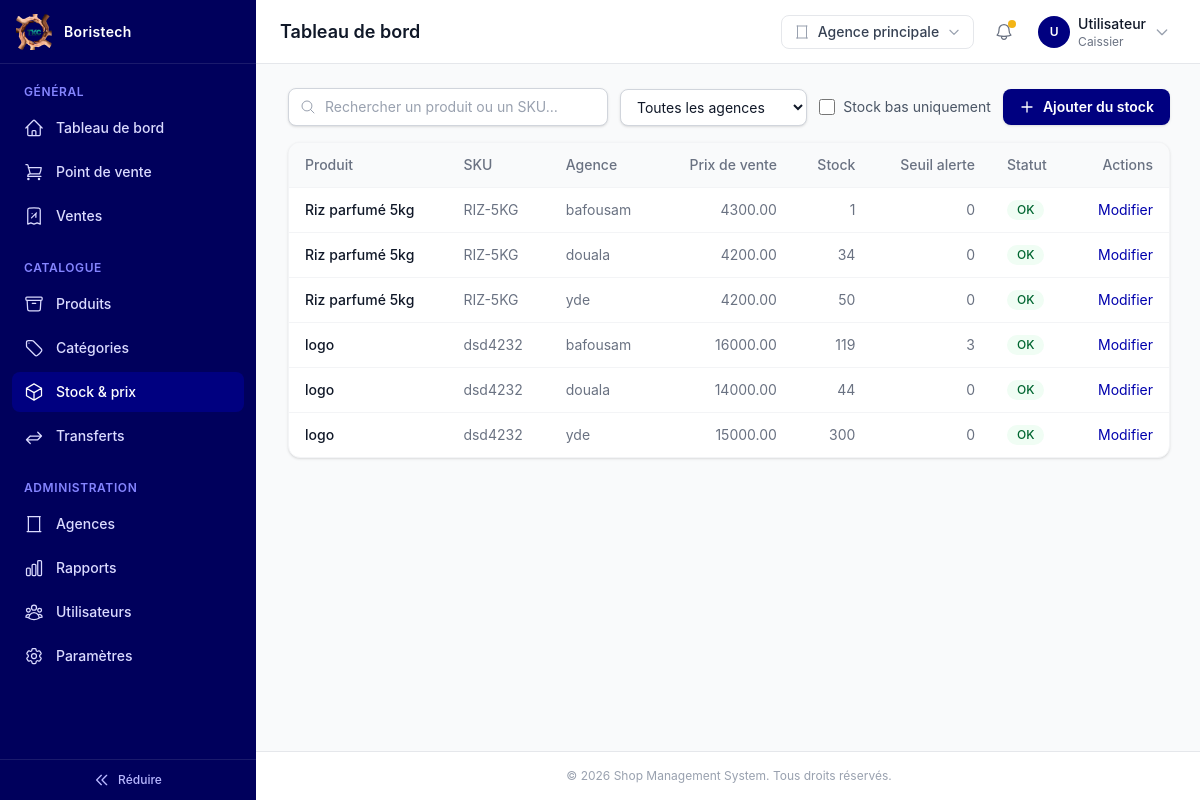
/products/stock/ (signed in), run on an earlier commit of the app's database.
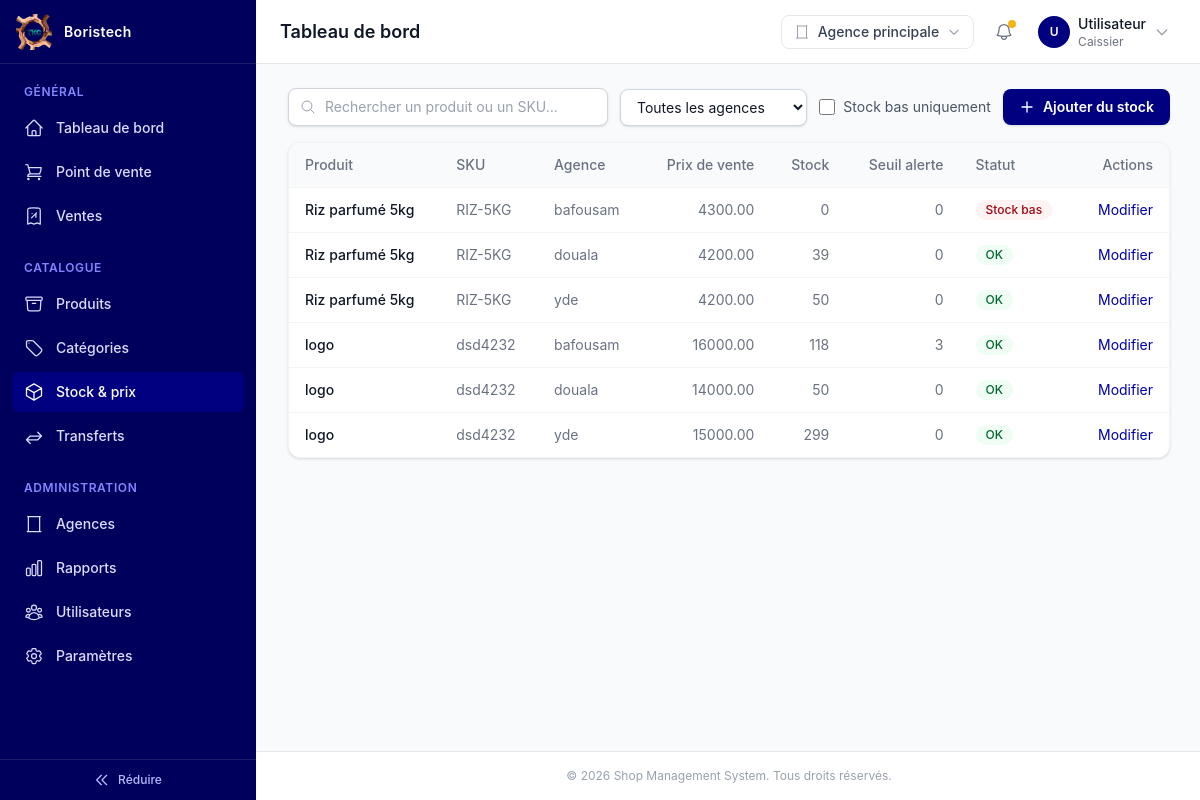
And on a later commit of the database.
### products/models.py (models this page shows, shortened)
class ProduitAgence(BaseModel):
    produit = models.ForeignKey(
        Produit,
        on_delete=models.CASCADE,
        related_name="prix_stocks",
        help_text="Produit concerné.",
    )
    agence = models.ForeignKey(
        Agence,
        on_delete=models.CASCADE,
        related_name="produits_agence",
        help_text="Agence concernée.",
    )
    prix_vente = models.DecimalField(
        max_digits=12,
        decimal_places=2,
        help_text=(
            "Prix de vente pratiqué par cette agence pour ce produit. Peut "
            "différer du prix_vente_defaut du produit (EF-4.2)."
        ),
    )
    stock_quantite = models.PositiveIntegerField(
        default=0,
        help_text="Quantité actuellement en stock dans cette agence.",
    )
    seuil_alerte = models.PositiveIntegerField(
        default=0,
        help_text="Seuil sous lequel une alerte de stock bas est déclenchée (EF-4.4).",
    )
    actif = models.BooleanField(
        default=True,
        help_text="Une fiche inactive : ce produit n'est pas proposé par cette agence (EF-4.2).",
    )
    class Meta(BaseModel.Meta):
        verbose_name = "Prix & stock par agence"
        verbose_name_plural = "Prix & stocks par agence"
        constraints = [
            models.UniqueConstraint(fields=["produit", "agence"], name="unique_produit_par_agence"),
        ]
        indexes = [
            models.Index(fields=["agence", "actif"]),
            models.Index(fields=["stock_quantite"]),
        ]
    @property
    def stock_bas(self) -> bool:
        return self.stock_quantite <= self.seuil_alerte

class Produit(BaseModel):
    nom = models.CharField(
        max_length=200,
        db_index=True,
        help_text="Nom commercial du produit.",
    )
    sku = models.CharField(
        max_length=64,
        unique=True,
        help_text="SKU / code-barres unique du produit (EF-3.1).",
    )
    categorie = models.ForeignKey(
        Categorie,
        on_delete=models.PROTECT,
        related_name="produits",
        help_text="Catégorie à laquelle appartient ce produit.",
    )
    prix_achat = models.DecimalField(
        max_digits=12,
        decimal_places=2,
        help_text=(
            "Prix d'achat / coût de revient du produit. Commun à toutes les "
            "agences (contrairement au prix de vente, fixé par agence)."
        ),
    )
    prix_vente_defaut = models.DecimalField(
        max_digits=12,
        decimal_places=2,
        help_text=(
            "Prix de vente par défaut, utilisé pour pré-remplir le prix d'une "
            "nouvelle fiche ProduitAgence. Chaque agence peut ensuite fixer son "
            "propre prix de vente (EF-4.2)."
        ),
    )
    unite = models.CharField(
        max_length=30,
        default="unité",
        help_text="Unité de vente (pièce, kg, litre...).",
    )
    image = models.ImageField(
        upload_to="produits/",
        blank=True,
        null=True,
        help_text="Photo du produit.",
    )
    description = models.TextField(
        blank=True,
        help_text="Description commerciale du produit.",
    )
    actif = models.BooleanField(
        default=True,
        db_index=True,
        help_text="Un produit désactivé ne peut plus être proposé par une agence.",
    )
    class Meta(BaseModel.Meta):
        verbose_name = "Produit"
        verbose_name_plural = "Produits"
        indexes = [
            models.Index(fields=["categorie", "actif"]),
            models.Index(fields=["sku"]),
        ]

### general/models.py (models this page shows, shortened)
class BaseModel(models.Model):
    id = models.UUIDField(
        primary_key=True,
        default=uuid.uuid4,
        editable=False,
        help_text="Identifiant unique (UUID) de l'enregistrement.",
    )
    created_at = models.DateTimeField(
        auto_now_add=True,
        db_index=True,
        help_text="Date et heure de création de l'enregistrement.",
    )
    updated_at = models.DateTimeField(
        auto_now=True,
        help_text="Date et heure de la dernière modification.",
    )
    class Meta:
        abstract = True
        ordering = ["-created_at"]

class Agence(BaseModel):
    nom = models.CharField(
        max_length=150,
        help_text="Nom commercial de l'agence.",
    )
    slug = models.SlugField(
        max_length=170,
        unique=True,
        blank=True,
        help_text=(
            "Identifiant unique de l'agence utilisé dans les URLs (ex: /agences/"
            "<slug>/) à la place de l'UUID, notamment pour les liens visités par "
            "un Responsable d'agence ou un Caissier après connexion. Généré "
            "automatiquement à partir du nom si laissé vide."
        ),
    )
    adresse = models.CharField(
        max_length=255,
        blank=True,
        help_text="Adresse physique de l'agence.",
    )
    telephone = models.CharField(
        max_length=30,
        blank=True,
        help_text="Numéro de téléphone de contact de l'agence.",
    )
    actif = models.BooleanField(
        default=True,
        db_index=True,
        help_text=(
            "Une agence désactivée est exclue des écrans de vente/POS mais "
            "reste visible dans l'historique et les rapports (EF-1.3)."
        ),
    )
    class Meta(BaseModel.Meta):
        verbose_name = "Agence"
        verbose_name_plural = "Agences"
        indexes = [
            models.Index(fields=["nom"]),
            models.Index(fields=["actif", "nom"]),
        ]

### products/views/stock_views.py (the view)
# urls.py: path("stock/", StockListView.as_view(), name="stock_list"),
class StockListView(LoginRequiredMixin, StockAccessMixin, ListView):
    model = ProduitAgence
    template_name = "dashboard/pages/admin/products/stock/stock_list.html"
    context_object_name = "stocks"
    paginate_by = 20
    def get_queryset(self) -> QuerySet[ProduitAgence]:
        agences_visibles = get_agences_visibles(self.request.user)
        qs = (
            ProduitAgence.objects.select_related("produit", "produit__categorie", "agence")
            .filter(agence__in=agences_visibles)
            .order_by("produit__nom", "agence__nom")
        )
        q = self.request.GET.get("q", "").strip()
        if q:
            qs = qs.filter(Q(produit__nom__icontains=q) | Q(produit__sku__icontains=q))
        agence_id = self.request.GET.get("agence", "").strip()
        if agence_id:
            qs = qs.filter(agence_id=agence_id)
        if self.request.GET.get("bas") == "1":
            qs = qs.filter(stock_quantite__lte=F("seuil_alerte"))
        return qs
    def get_context_data(self, **kwargs: Any) -> Dict[str, Any]:
        context = super().get_context_data(**kwargs)
        context["q"] = self.request.GET.get("q", "")
        context["agence_id"] = self.request.GET.get("agence", "")
        context["bas"] = self.request.GET.get("bas", "")
        context["agences_visibles"] = get_agences_visibles(self.request.user).order_by("nom")
        context["agences_editables_ids"] = {
            str(pk) for pk in get_agences_autorisees(self.request.user).values_list("pk", flat=True)
        }
        return context

### general/context_processors.py (called while the page is built)
def parametres_entreprise(request: HttpRequest) -> Dict[str, Any]:
    return {"parametres": ParametresEntreprise.load()}

### general/models.py (called while the page is built)
    @classmethod
    def load(cls) -> "ParametresEntreprise":
        obj: Optional["ParametresEntreprise"] = cache.get("parametres_entreprise")
        if obj is None:
            obj, _created = cls.objects.get_or_create(
                pk=cls.SINGLETON_ID, defaults={"nom": "Ma Boutique"}
            )
            cache.set("parametres_entreprise", obj, None)
        return obj

### general/templatetags/nav_tags.py (called while the page is built)
@register.simple_tag(takes_context=True)
def dashboard_url(context: Dict[str, Any]) -> str:
    request = context["request"]
    if not request.user.is_authenticated:
        return ""
    return resolve_dashboard_url(request.user)

@register.simple_tag(takes_context=True)
def nav_active(context: Dict[str, Any], *view_names: str) -> str:
    request = context["request"]
    match = getattr(request, "resolver_match", None)
    current_view_name = getattr(match, "view_name", None) if match else None
    return ACTIVE_CLASSES if current_view_name in view_names else INACTIVE_CLASSES

### users/models.py (called while the page is built)
    @property
    def is_admin(self) -> bool:
        return self.role == Role.ADMIN

### templates/dashboard/pages/admin/products/stock/stock_list.html (shortened to what the changed rows need)
{% extends "dashboard/base.html" %}
{% block content %}
<div class="space-y-4">
  <div class="overflow-hidden rounded-xl border border-gray-100 bg-white shadow-sm">
    <div class="overflow-x-auto">
      <table class="w-full min-w-[880px] text-left text-sm">
        <thead class="border-b border-gray-100 bg-gray-50">
          <tr>
            <th scope="col" class="px-4 py-3 font-medium text-gray-500">Produit</th>
            <th scope="col" class="px-4 py-3 font-medium text-gray-500">SKU</th>
            <th scope="col" class="px-4 py-3 font-medium text-gray-500">Agence</th>
            <th scope="col" class="px-4 py-3 text-right font-medium text-gray-500">Prix de vente</th>
            <th scope="col" class="px-4 py-3 text-right font-medium text-gray-500">Stock</th>
            <th scope="col" class="px-4 py-3 text-right font-medium text-gray-500">Seuil alerte</th>
            <th scope="col" class="px-4 py-3 font-medium text-gray-500">Statut</th>
            <th scope="col" class="px-4 py-3 text-right font-medium text-gray-500">Actions</th>
          </tr>
        </thead>
        <tbody class="divide-y divide-gray-100">
          {% for stock in stocks %}
            <tr class="hover:bg-gray-50">
              <td class="px-4 py-3 font-medium text-gray-900">{{ stock.produit.nom }}</td>
              <td class="px-4 py-3 text-gray-500">{{ stock.produit.sku }}</td>
              <td class="px-4 py-3 text-gray-500">
                {{ stock.agence.nom }}
              </td>
              <td class="px-4 py-3 text-right text-gray-500">{{ stock.prix_vente }}</td>
              <td class="px-4 py-3 text-right text-gray-500">{{ stock.stock_quantite }}</td>
              <td class="px-4 py-3 text-right text-gray-500">{{ stock.seuil_alerte }}</td>
              <td class="px-4 py-3">
                <div class="flex flex-wrap gap-1.5">
                  {% if stock.stock_bas %}
                    <span class="inline-flex items-center rounded-full bg-red-50 px-2.5 py-0.5 text-xs font-medium text-red-800">Stock bas</span>
                  {% else %}
                    <span class="inline-flex items-center rounded-full bg-green-50 px-2.5 py-0.5 text-xs font-medium text-green-800">OK</span>
                  {% endif %}
                </div>
              </td>
              <td class="px-4 py-3 text-right">
                {% if stock.agence.pk|stringformat:"s" in agences_editables_ids %}
                  <a href="{% url 'products:stock_update' stock.pk %}" class="text-primary-700 hover:text-primary-900">Modifier</a>
                {% else %}
                  <span class="text-gray-300">—</span>
                {% endif %}
              </td>
            </tr>
          {% empty %}
            <tr>
              <td colspan="8" class="px-4 py-10 text-center text-sm text-gray-400">
                Aucune fiche stock/prix{% if q %} pour « {{ q }} »{% endif %}. Utilisez « Ajouter du stock » pour en créer.
              </td>
            </tr>
          {% endfor %}
        </tbody>
      </table>
    </div>
  </div>
</div>
{% endblock %}

What changed in the data, as far as the page shows it:
changed ProduitAgence (number 1 of 6 on the later page): stock_quantite "1" → "0"; stock_quantite "OK" → "Stock bas"
changed ProduitAgence (number 2 of 6 on the later page): stock_quantite "34" → "39"
changed ProduitAgence (number 4 of 6 on the later page): stock_quantite "119" → "118"
changed ProduitAgence (number 5 of 6 on the later page): stock_quantite "44" → "50"
changed ProduitAgence (number 6 of 6 on the later page): stock_quantite "300" → "299"
